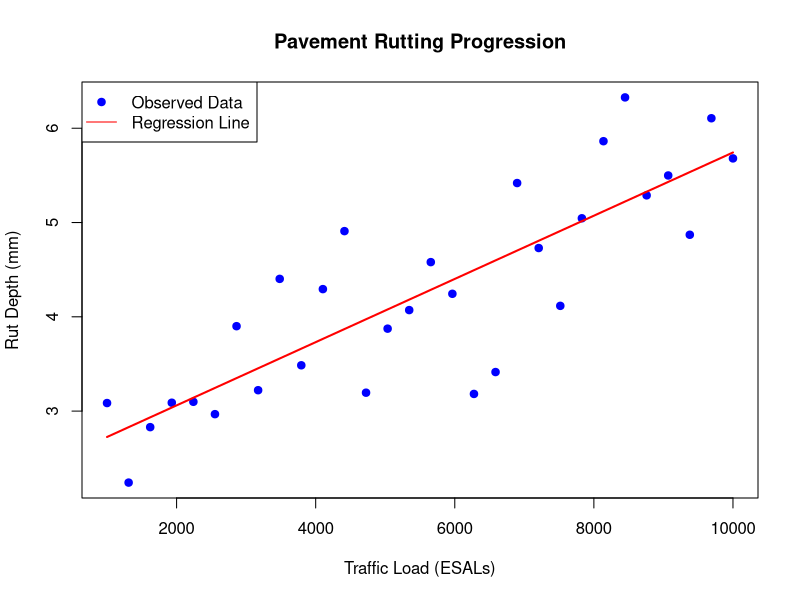
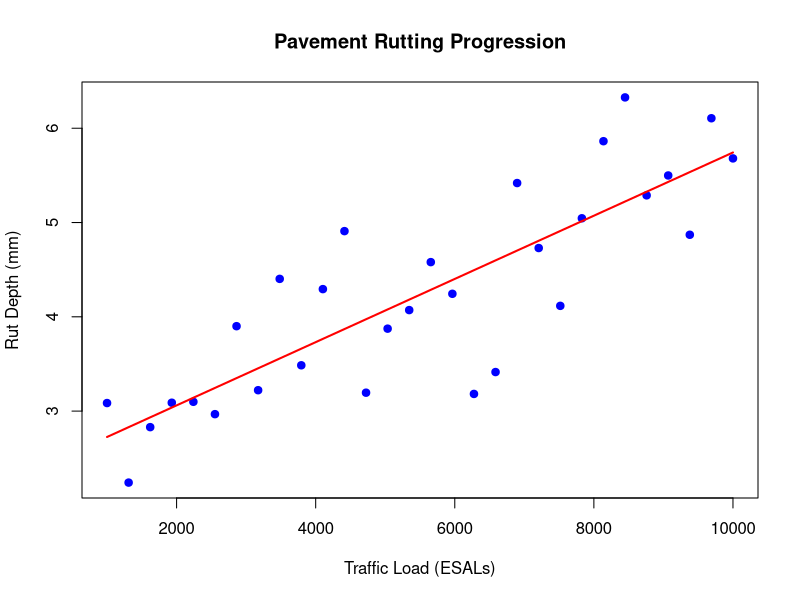

These figures' R source, in order:
# Pavement Rutting Progression Analysis

# Step 1: Simulate dataset
set.seed(42)
traffic_load <- seq(1000, 10000, length.out = 30) # Traffic load in ESALs
rut_depth <- 2 + 0.0004 * traffic_load + rnorm(length(traffic_load), mean = 0, sd = 0.5)

# Combine into data frame
df <- data.frame(Traffic_Load_ESAL = traffic_load, Rut_Depth_mm = rut_depth)

# Step 2: Fit Linear Regression
model <- lm(Rut_Depth_mm ~ Traffic_Load_ESAL, data = df)

# Step 3: Predictions
df$Predicted_Rut <- predict(model, newdata = df)

# Step 4: Plot Results
plot(df$Traffic_Load_ESAL, df$Rut_Depth_mm, 
     main = "Pavement Rutting Progression",
     xlab = "Traffic Load (ESALs)", ylab = "Rut Depth (mm)",
     pch = 19, col = "blue")
lines(df$Traffic_Load_ESAL, df$Predicted_Rut, col = "red", lwd = 2)
legend("topleft", legend = c("Observed Data", "Regression Line"), 
       col = c("blue", "red"), pch = c(19, NA), lty = c(NA, 1))

# Step 5: Show Regression Equation
summary(model)

# Step 6: Save Results
write.csv(df, "simulated_rut_data.csv", row.names = FALSE)
png("rutting_plot.png")
plot(df$Traffic_Load_ESAL, df$Rut_Depth_mm, 
     main = "Pavement Rutting Progression",
     xlab = "Traffic Load (ESALs)", ylab = "Rut Depth (mm)",
     pch = 19, col = "blue")
lines(df$Traffic_Load_ESAL, df$Predicted_Rut, col = "red", lwd = 2)
dev.off()

